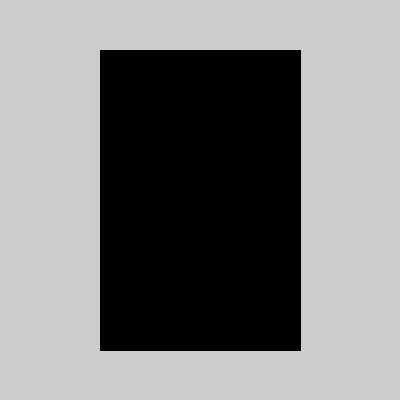
Frame 1 (no input)
Frame 60 (the mouse pressed at the canvas centre just before this capture): identical to frame 1, image omitted
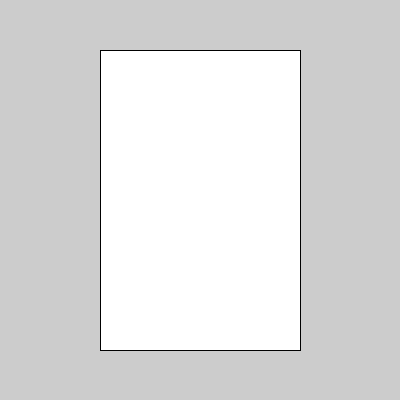
Frame 120 (the mouse held since frame 60 and released just before this capture)

The Processing sketch that drew these frames (run headless with seeded random() and noise(); from frame 60 on, the mouse is pressed at the canvas centre):

// Processing sketch: processing_112518
// ── processing_112518.pde

void setup(){
size(400, 400);
}
// Click within the image to change
// the value of the rectangle
int value = 0;
void draw() {
fill(value);
rect(width/2-100,height/2-150,200,300);
}
void mousePressed() {
if(value == 0) {
value = 255;
} else {
value = 0;
}
}
